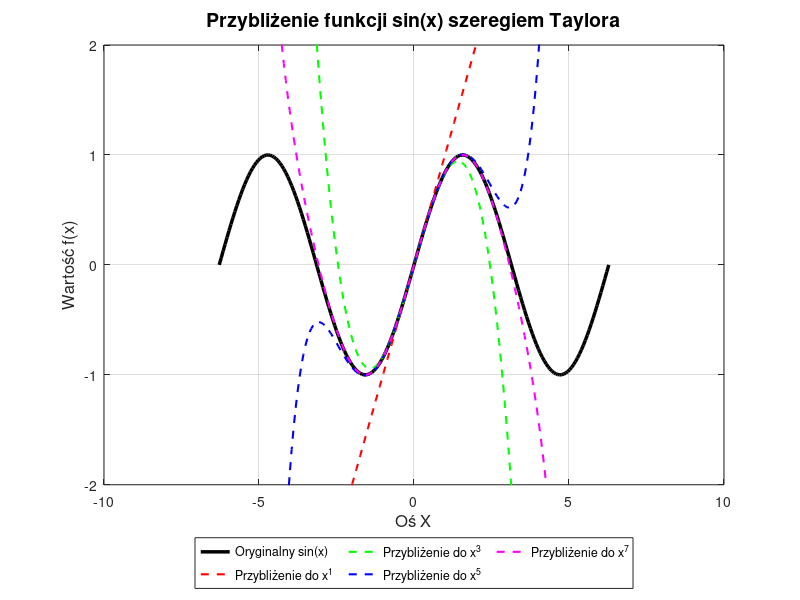

Recreate this plot in MATLAB.
% 1. Przygotowanie danych
x = linspace(-2*pi, 2*pi, 200); % Oś X od -2pi do 2pi (200 punktów)
y_oryginalna = sin(x);          % Oryginalna funkcja

% 2. Tworzenie i formatowanie głównego wykresu
figure;
plot(x, y_oryginalna, 'k-', 'LineWidth', 2.5); % Rysowanie grubą czarną linią
hold on;                                       % Zatrzymanie wykresu, by dodać kolejne linie
grid on;                                       % Włączenie siatki
ylim([-2, 2]);                                 % Ograniczenie osi Y dla lepszej czytelności

% 3. Definicja rzędów przybliżenia (ile wyrazów szeregu bierzemy)
% Dla sin(x) bierzemy pod uwagę k=0, 1, 2, 3 (co odpowiada potęgom 1, 3, 5, 7)
wartosci_k = [0, 1, 2, 3]; 
kolory = ['r', 'g', 'b', 'm']; % Kolory dla kolejnych linii
tekst_legendy = {'Oryginalny sin(x)'};

% 4. Pętla rysująca kolejne przybliżenia
for i = 1:length(wartosci_k)
    n = wartosci_k(i);
    y_przyblizenie = zeros(1, length(x));
    
    % Sumowanie wielomianu Taylora do n-tego wyrazu
    for k = 0:n
        % Uwaga na operacje tablicowe: .^ zamiast ^
        wyraz = ((-1)^k .* x.^(2*k + 1)) ./ factorial(2*k + 1); 
        y_przyblizenie = y_przyblizenie + wyraz;
    end
    
    % Dodanie linii przybliżenia do wykresu
    plot(x, y_przyblizenie, 'Color', kolory(i), 'LineWidth', 1.5, 'LineStyle', '--');
    
    % Dodanie opisu do legendy (potęga 2n+1)
    tekst_legendy{end+1} = sprintf('Przybliżenie do x^{%d}', 2*n+1);
end

% 5. Upiększanie wykresu
title('Przybliżenie funkcji sin(x) szeregiem Taylora', 'FontSize', 14);
xlabel('Oś X', 'FontSize', 12);
ylabel('Wartość f(x)', 'FontSize', 12);
legend(tekst_legendy, 'Location', 'southoutside', 'NumColumns', 3);
